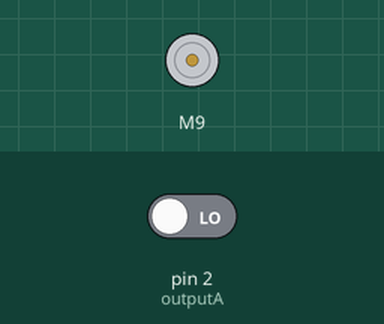
Recording of a sketch running on a simulated Arduino Uno, built with avr-gcc and run on an emulated ATmega328P. Parts: DC motor (green arrow = forward, orange = backward, longer = faster). The test bench sets the inputs (shaded band); at power-on: pin 2 (outputA) LOW. What the sketch prints to the serial monitor is not drawn.

Above: at 0.1 s.
Timing chart, 0 to 14.0 s (numbered marks = the images above):
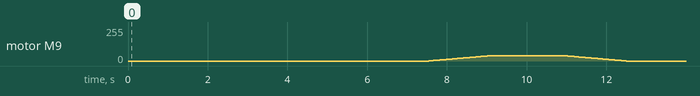

The sketch:

MIE404_ProjectCode_v2.ino
```cpp
/*

MIE404 Control Systems 1
Propeller Pendulum Project

Code Written by Lilly Yu, Francis Cruz, and Amy Bilton

Last Updated: 2018-10-30


*/

//---------------------LIBRARIES---------------------------//
/*
  Download the ESC library here: https://github.com/RB-ENantel/RC_ESC/
*/

#include "ESC.h"

//---------------------ESC SETTINGS-----------------------//
#define SPEED_MIN (1000)                                  // Set the Minimum Speed Setting of the ESC
#define SPEED_MAX (2000)                                  // Set the Maximum Speed Setting of the ESC

ESC myESC (9, SPEED_MIN, SPEED_MAX, 500);                 // Initialize ESC (ESC PIN, Minimum Value, Maximum Value, Default Speed)
int oESC;                                                 // Variable for the speed sent to the ESC

/*
  The variables and ports defined below are to guide you when writing the code, but feel free to change or add/delete as nessecary.
*/

//---------------------ENCODER PORTS----------------------//
#define outputA 2                                         // Define Encoder output A to Digital Pin 2 on Arduino Uno
#define outputB 3                                         // Define Encoder output B to Digital Pin 3 on Arduino Uno
#define NUMPULSES 1200                                    // Define the number of pulses on Encoder resolution (enter twice the amount of pulses on datasheet)

//---------------------ENCODER VARIABLES------------------//
int counter = 0;                                          // Counter variable for the number of pulses from the encoder
int aState = LOW;                                         // Digital state of the encoder output
int aLastState = LOW;                                     // Past state of the encoder output

//---------------------TIMER VARIABLES---------------------//
long t_now = 0;
long t_last_print = 0;
long t_last_PID = 0;
int T_sample = 5;  //20;                                        // sample time in milliseconds (ms)
int T_print = 10;  //1000;                                       // sample print to monitor time in milliseconds (ms)

//---------------------PID VARIABLES----------------------//
// Define variables for the output of the encoder(sensed_output), angle output of the encoder(sensed_output converted to angle), and error w.r.t the setpoint
double sensed_output, error, sensed_angle;

// ==================INSERT DESIRED SETPOINT ANGLE HERE================== //
double setpoint_angle = 30;
// ====================================================================== //


// Define variables for total error over time, previous error in the last sampling time interval, control signal, and limitations to the controller
double setpoint = setpoint_angle * NUMPULSES/360;
long total_error = 0;
double last_error = 0;
long control_signal;
int max_control = 1700;
int min_control = 1000;


// ==================INSERT CONTROL GAINS HERE===========
double Kp = 0.8;                                          // proportional gain
double Ki = 0.003;                                        // integral gain in [ms^-1]
double Kd = 120;                                          // derivative gain in [ms]


void setup() {
  /*
    Setup function to initialize serial plotter/monitor, initialize origin of encoder,
    arm ESC driver, and to initialize propeller by ramping up and down
  */

  Serial.begin(9600);
  aLastState = digitalRead(outputA);                        // Reads the initial state of the outputA

  myESC.arm();                                              // Send the Arm value so the ESC will be ready to take commands
  delay(7500);                                              // Wait for a while
  rampUpDown();                                             // Propeller speed to ramp up and down to check functionality

  pinMode (outputA,INPUT);
  pinMode (outputB,INPUT);

}


void loop() {
  /*
    Main loop of the project.
    1. Read Encoder
    2. Implement PID control
    3. Send control signal to motor
    4. Print sensed angle with respect to the setpoint

  */

 // Read the encoder
  encoder_read();

 // Take the magnitude of the encoder output (accounting for CW or CCW rotation)
  sensed_output = abs(counter);

  // Implement PID control
  PID_Control();

 // Write control signal to motor
  myESC.speed(control_signal);

 // Print sensed angle and setpoint angle
  print_results();

}


void rampUpDown() {
  /*
    Function written to test functionality of brushless motor by accelerating and decelerating the rotation
    of the motor. Speed of the motor does not accelerate to rated speed.

  */

  for (oESC = SPEED_MIN; oESC <= 1150; oESC += 1) {        // iterate from minimum speed to a speed setting of 1150
    myESC.speed(oESC);                                     // write speed setting to motor
    delay(10);                                             // waits 10ms for the ESC to reach speed
  }
  delay(2000);                                             // wait a while

  for (oESC = 1150; oESC >= SPEED_MIN; oESC -= 1) {        // iterate from speed setting of 1150 to minimum speed
    myESC.speed(oESC);                                     // write speed setting to motor
    delay(10);                                             // waits 10ms for the ESC to reach speed
  }
  delay(2000);                                             // Wait for a while before going into control loop
}


void encoder_read() {
  /*
    STUDENTS TO ANSWER
    Function to count the number of pulses from the encoder output.
    Must count at least 2 count per pulse, which would give you 1200 count per rotation.

    *****DO NOT USE INTERUPTS TO READ ENCODER, IT COULD INTERFERE WITH THE CONTROLLER CALCULATIONS, USE IT AT YOUR OWN RISK*****

  */

  // ==================INSERT ENCODER ALGORITHM HERE ==================== //
   aState = digitalRead(outputA); // Reads the "current" state of the outputA
   // If the previous and the current state of the outputA are different, that means a Pulse has occured
   if (aState != aLastState){
     // If the outputB state is different to the outputA state, that means the encoder is rotating clockwise
     if (digitalRead(outputB) != aState) {
       counter++;
     }
	 else {
       counter--;
     }
   }
   aLastState = aState; // Updates the previous state of the outputA with the current state
  // ==================INSERT ENCODER ALGORITHM HERE ==================== //


}


void PID_Control() {
  /*
    STUDENTS TO ANSWER
    Function to implement PID control.
    Input: encoder position
    Output: motor speed

    Steps:
      1. Determine amount of time that has passed
      2. Determine 'if statement' to implement the use of a sampling time to implement control signal
        (i.e. create if statement to represent sampling time and to calculate the control signal every interval)
      3. Calculate the current error.
      4. Calculate control output assuming all gains of the PID are defined; a min and max limit must be placed on the output ESC speed signal
        (HINT: use finite difference approx for derivative, use rectangular approximation method to estimate area
        under curve for the integral term)

  */

  t_now = millis();                  // returns the number of milliseconds passed since the Arduino started running the program

  if (t_now - t_last_PID >= T_sample){      // if the elapsed time is greater than the sampling time, time to send control signal
    t_last_PID = t_now;

    // ==================INSERT CONTROL ALGORITHM HERE ==================== //
  // Calculate current error
  //sensed_output = abs(counter);
  sensed_angle = sensed_output/(NUMPULSES/360);
  error = setpoint_angle - abs(sensed_angle);

  // Calculate control output

	// integral_term += ((last_error + error)/2)*T_sample;
	// total_error = Kp*error + Ki*(((last_error + error)/2)*T_sample) + Kd*((error - last_error)/T_sample);

  total_error += ((last_error + error)/2)*T_sample;
  control_signal = Kp*error + Ki*total_error + Kd*((error - last_error)/T_sample);

  if (control_signal > max_control) {
	control_signal = max_control;
  }
  else if (control_signal < min_control) {
    control_signal = min_control;
  }
  //else {
	//control_signal = ;
  //}

  last_error = error;

    // ==================INSERT CONTROL ALGORITHM HERE ====================== //

  }
}


void print_results() {
  /*
    STUDENTS TO ANSWER
    Function to print the sensed output/angle to the setpoint every 50 ms. Use Serial plotter on Arduino to graphically plot the
    sensed angle with respect to the setpoint angle.

    HINT: You might want to print sensed_output to verify that the encoder is reading correctly
    HINT: You might also want to print control_signal to ensure the PID is working properly before writing it to the motor

  */

  t_now = millis();

  if (t_now - t_last_print >= T_print){
    t_last_print = t_now;

    // ==================INSERT PRINT ALGORITHM HERE ==================== //
	Serial.print(sensed_output);
	Serial.print(" ");
	//Serial.println(sensed_angle);
	Serial.println(control_signal);

	delay(50);
    // ==================INSERT PRINT ALGORITHM HERE ==================== //


  }
}
```
